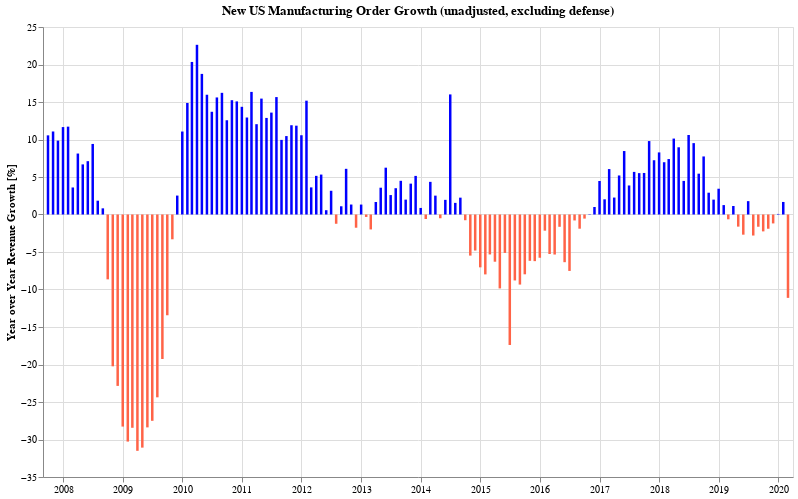

Source (notebook cell):
### Code cell
def reshapeYoyFor(df, code):
    melted = reshapeFor(df, code)
    
    yoy_orders = melted.set_index('dt')['value'].sort_index().dropna()\
                 .pct_change(12).apply(lambda v: v * 100.).reset_index() 
    
    return yoy_orders

def yoyChartFor(df, code='UMXDNO', label='New US Manufacturing Order Growth (unadjusted, excluding defense)'):
    yoy_orders = reshapeYoyFor(df, code)

    return alt.Chart(yoy_orders[-150:]).mark_bar(color='blue', size=2.5).encode(
        alt.X('dt', axis=alt.Axis(title='')),
        alt.Y('value:Q', axis=alt.Axis(title='Year over Year Revenue Growth [%]')),
        color=alt.condition(f"datum['value'] < 0",
            alt.value('tomato'),
            alt.value('blue')
        ),
        tooltip=[alt.Tooltip('dt:T', format='%B - %Y', title='Period'),
                 alt.Tooltip('value:Q', title='% Change', format=',.02f')]
    ).properties(
        title=label,
        height=450,
        width=750,
        background="white"
    )

c = yoyChartFor(dfm)
    
c.save('manufacturing.png')
c.display()

### Figure 1 — Vega-Lite specification as saved in the notebook (floating-point values rounded to 4 significant figures; data arrays with more than 128 entries replaced by an {"elided": "..."} marker saying what was removed)
{"config": {"view": {"continuousWidth": 400, "continuousHeight": 300}}, "data": {"name": "data-ccd5f73736c8e1d4f5091bcacfd4d8dc"}, "mark": {"type": "bar", "color": "blue", "size": 2.5}, "background": "white", "encoding": {"color": {"condition": {"value": "tomato", "test": "datum['value'] < 0"}, "value": "blue"}, "tooltip": [{"type": "temporal", "field": "dt", "format": "%B - %Y", "title": "Period"}, {"type": "quantitative", "field": "value", "format": ",.02f", "title": "% Change"}], "x": {"type": "temporal", "axis": {"title": ""}, "field": "dt"}, "y": {"type": "quantitative", "axis": {"title": "Year over Year Revenue Growth [%]"}, "field": "value"}}, "height": 450, "title": "New US Manufacturing Order Growth (unadjusted, excluding defense)", "width": 750, "$schema": "https://vega.github.io/schema/vega-lite/v4.8.1.json", "datasets": {"data-ccd5f73736c8e1d4f5091bcacfd4d8dc": {"elided": "150 records"}}}
